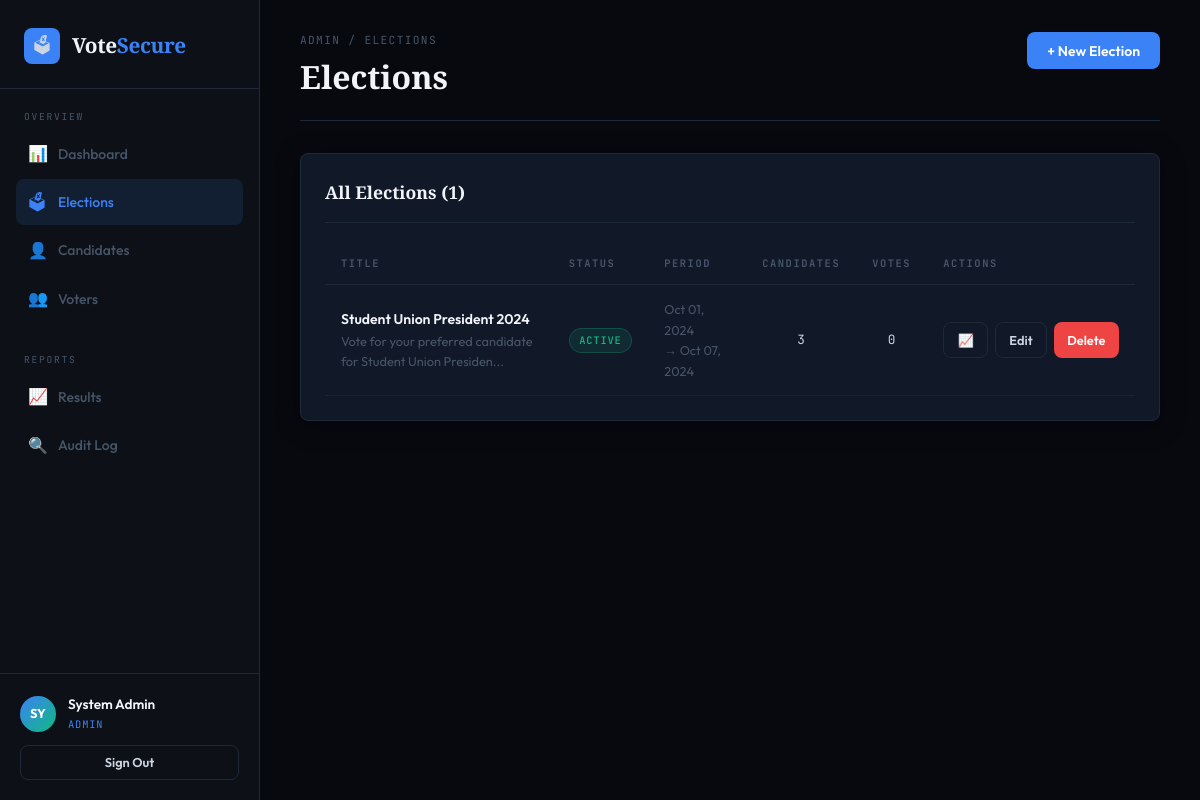
Screenshot of /admin/elections.php (signed in) with the database file from the repository.
### tables this page shows
CREATE TABLE users (
    id INT AUTO_INCREMENT PRIMARY KEY,
    full_name VARCHAR(100) NOT NULL,
    email VARCHAR(150) NOT NULL UNIQUE,
    national_id VARCHAR(50) NOT NULL UNIQUE,
    password VARCHAR(255) NOT NULL,
    role ENUM('voter','admin') DEFAULT 'voter',
    is_verified TINYINT(1) DEFAULT 0,
    profile_photo VARCHAR(255) DEFAULT NULL,
    created_at TIMESTAMP DEFAULT CURRENT_TIMESTAMP,
    updated_at TIMESTAMP DEFAULT CURRENT_TIMESTAMP ON UPDATE CURRENT_TIMESTAMP
);

CREATE TABLE elections (
    id INT AUTO_INCREMENT PRIMARY KEY,
    title VARCHAR(200) NOT NULL,
    description TEXT,
    start_date DATETIME NOT NULL,
    end_date DATETIME NOT NULL,
    status ENUM('upcoming','active','closed') DEFAULT 'upcoming',
    created_by INT NOT NULL,
    created_at TIMESTAMP DEFAULT CURRENT_TIMESTAMP,
    FOREIGN KEY (created_by) REFERENCES users(id) ON DELETE CASCADE
);

### includes/auth.php (called while the page is built, shortened)
<?php
function currentUser(): ?array {
    $db = getDB();
    $stmt = $db->prepare("SELECT id, full_name, email, role, national_id FROM users WHERE id = ?");
    $stmt->execute([$_SESSION['user_id']]);
    return $stmt->fetch() ?: null;
}
function getElections(string $status = ''): array {
    $db  = getDB();
    $sql = "SELECT e.*, u.full_name AS created_by_name,
                   (SELECT COUNT(*) FROM candidates WHERE election_id = e.id) AS candidate_count,
                   (SELECT COUNT(*) FROM votes WHERE election_id = e.id) AS vote_count
            FROM elections e JOIN users u ON e.created_by = u.id";
    if ($status) {
        $stmt = $db->prepare($sql . " WHERE e.status = ? ORDER BY e.start_date DESC");
        $stmt->execute([$status]);
    } else {
        $stmt = $db->query($sql . " ORDER BY e.start_date DESC");
    }
    return $stmt->fetchAll();
}

### admin/elections.php (the view, shortened to what this page needs)
<?php
require_once __DIR__ . '/../includes/auth.php';
$user = currentUser();
$editing = null;
$elections = getElections();
$nav_sections = [
    ['label' => 'Overview', 'items' => [
        ['href' => 'dashboard.php',  'icon' => '📊', 'label' => 'Dashboard'],
        ['href' => 'elections.php',  'icon' => '🗳', 'label' => 'Elections'],
        ['href' => 'candidates.php', 'icon' => '👤', 'label' => 'Candidates'],
        ['href' => 'voters.php',     'icon' => '👥', 'label' => 'Voters'],
    ]],
    ['label' => 'Reports', 'items' => [
        ['href' => 'results.php', 'icon' => '📈', 'label' => 'Results'],
        ['href' => 'audit.php',   'icon' => '🔍', 'label' => 'Audit Log'],
    ]],
];
?>
<!DOCTYPE html>
<html lang="en">
<head>
  <link rel="stylesheet" href="../assets/style.css"/>
</head>
<body>
<div class="page-wrapper">
  <?php include __DIR__ . '/../includes/sidebar.php'; ?>
  <main class="main-content">
    <div class="page-header">
      <div class="page-header-left">
        <div class="breadcrumb">Admin / Elections</div>
        <h1><?= $editing ? 'Edit Election' : 'Elections' ?></h1>
      </div>
      <?php if (!$editing): ?>
        <button class="btn btn-primary" data-modal-open="create-modal">+ New Election</button>
      <?php endif; ?>
    </div>
    <div class="card">
      <div class="card-header"><span class="card-title">All Elections (<?= count($elections) ?>)</span></div>
      <?php if (empty($elections)): ?>
        <div class="empty-state">
          <div class="empty-state-icon">🗳</div>
          <h3>No elections created yet</h3>
          <p>Click "+ New Election" to get started.</p>
        </div>
      <?php else: ?>
      <div class="table-wrapper">
        <table>
          <thead>
            <tr><th>Title</th><th>Status</th><th>Period</th><th>Candidates</th><th>Votes</th><th>Actions</th></tr>
          </thead>
          <tbody>
            <?php foreach ($elections as $e): ?>
            <tr>
              <td>
                <div style="font-weight:600;color:var(--white)"><?= htmlspecialchars($e['title']) ?></div>
                <div class="text-sm text-muted"><?= htmlspecialchars(substr($e['description'],0,60)) ?>...</div>
              </td>
              <td><span class="badge badge-<?= $e['status'] ?>"><?= $e['status'] ?></span></td>
              <td class="text-sm text-muted">
                <?= date('M d, Y', strtotime($e['start_date'])) ?><br>
                → <?= date('M d, Y', strtotime($e['end_date'])) ?>
              </td>
              <td class="mono text-center"><?= $e['candidate_count'] ?></td>
              <td class="mono text-center"><?= $e['vote_count'] ?></td>
              <td>
                <div class="td-actions">
                  <a href="results.php?id=<?= $e['id'] ?>" class="btn btn-outline btn-sm">📈</a>
                  <a href="elections.php?edit=<?= $e['id'] ?>" class="btn btn-outline btn-sm">Edit</a>
                  <a href="elections.php?delete=<?= $e['id'] ?>" class="btn btn-danger btn-sm"
                     data-confirm="Delete this election and all its data?">Delete</a>
                </div>
              </td>
            </tr>
            <?php endforeach; ?>
          </tbody>
        </table>
      </div>
      <?php endif; ?>
    </div>
  </main>
</div>
</body>
</html>

### includes/sidebar.php (shortened to what this page needs)
<aside class="sidebar">
  <div class="sidebar-logo">
    <div class="sidebar-logo-icon">🗳</div>
    <span class="sidebar-logo-text">Vote<span>Secure</span></span>
  </div>
  <?php foreach ($nav_sections as $section): ?>
  <div class="sidebar-section">
    <p class="sidebar-section-label"><?= $section['label'] ?></p>
    <ul class="sidebar-nav">
      <?php foreach ($section['items'] as $item): ?>
      <li>
        <a href="<?= $item['href'] ?>" <?= (basename($_SERVER['PHP_SELF']) === basename($item['href'])) ? 'class="active"' : '' ?>>
          <span class="nav-icon"><?= $item['icon'] ?></span>
          <?= $item['label'] ?>
        </a>
      </li>
      <?php endforeach; ?>
    </ul>
  </div>
  <?php endforeach; ?>
  <div class="sidebar-user">
    <div class="sidebar-user-info">
      <div class="user-avatar"><?= strtoupper(substr($user['full_name'], 0, 2)) ?></div>
      <div>
        <div class="user-name"><?= htmlspecialchars($user['full_name']) ?></div>
        <div class="user-role"><?= $user['role'] ?></div>
      </div>
    </div>
    <a href="<?= APP_URL ?>/logout.php" class="btn btn-outline btn-sm w-full" style="justify-content:center;">
      Sign Out
    </a>
  </div>
</aside>

### rows the page displays
users: full_name "SY", full_name "System Admin", role "ADMIN"
elections: title "Student Union President 2024", description "Vote for your preferred candidate for Student Union Presiden", status "ACTIVE", start_date "Oct 01, 2024", end_date "Oct 07, 2024", candidate_count "3", vote_count "0"

### other values shown
$section['label'] "OVERVIEW"
$item['icon'] "📊"
$item['label'] "Dashboard"
$item['icon'] "🗳"
$item['label'] "Elections"
$item['icon'] "👤"
$item['label'] "Candidates"
$item['icon'] "👥"
$item['label'] "Voters"
$section['label'] "REPORTS"
$item['icon'] "📈"
$item['label'] "Results"
$item['icon'] "🔍"
$item['label'] "Audit Log"
count($elections) "1"
